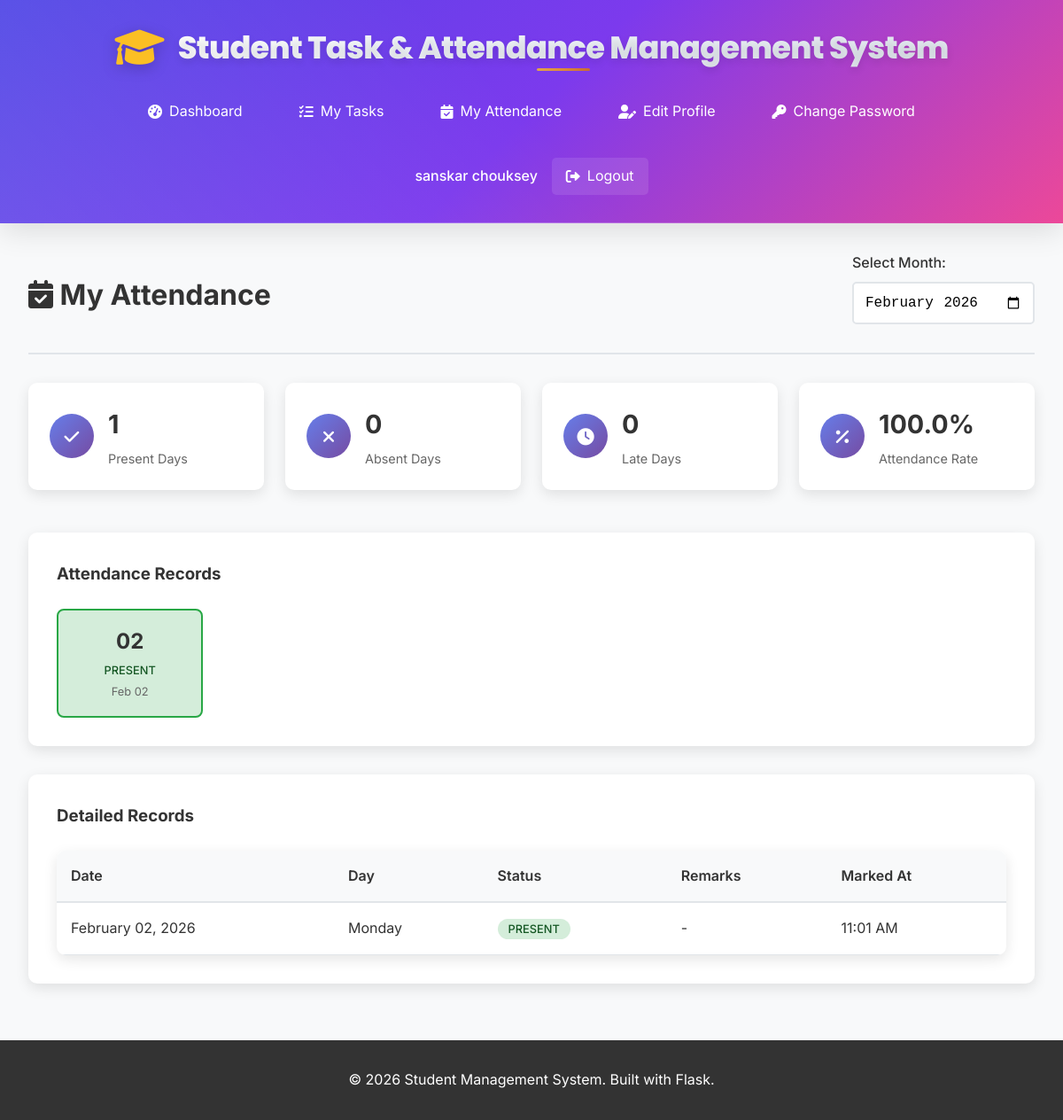
/student/attendance (signed in), run on the app's committed database.
### models.py (models this page shows, shortened)
class User(UserMixin, db.Model):
    id = db.Column(db.Integer, primary_key=True)
    username = db.Column(db.String(80), unique=True, nullable=False)
    email = db.Column(db.String(120), unique=True, nullable=False)
    password_hash = db.Column(db.String(120), nullable=False)
    role = db.Column(db.String(20), nullable=False, default='student')  # 'admin' or 'student'
    full_name = db.Column(db.String(100), nullable=False)
    created_at = db.Column(db.DateTime, default=datetime.utcnow)
    is_active = db.Column(db.Boolean, default=True)
    tasks = db.relationship('Task', backref='assigned_student', lazy=True, foreign_keys='Task.student_id')
    attendance_records = db.relationship('Attendance', backref='student', lazy=True, foreign_keys='Attendance.student_id')
    def is_admin(self):
        return self.role == 'admin'

class Attendance(db.Model):
    id = db.Column(db.Integer, primary_key=True)
    date = db.Column(db.Date, nullable=False)
    status = db.Column(db.String(20), nullable=False)  # 'present', 'absent', 'late'
    remarks = db.Column(db.String(200), nullable=True)
    marked_at = db.Column(db.DateTime, default=datetime.utcnow)
    student_id = db.Column(db.Integer, db.ForeignKey('user.id'), nullable=False)
    marked_by = db.Column(db.Integer, db.ForeignKey('user.id'), nullable=False)
    marker = db.relationship('User', foreign_keys=[marked_by], backref='marked_attendance_records')
    __table_args__ = (db.UniqueConstraint('student_id', 'date', name='unique_student_date'),)

### app.py (the view)
@app.route('/student/attendance')
@login_required
def student_attendance():
    if current_user.is_admin():
        return redirect(url_for('admin_dashboard'))
    month = request.args.get('month', date.today().strftime('%Y-%m'))
    year, month_num = map(int, month.split('-'))
    first_day = date(year, month_num, 1)
    if month_num == 12:
        last_day = date(year + 1, 1, 1) - timedelta(days=1)
    else:
        last_day = date(year, month_num + 1, 1) - timedelta(days=1)
    attendance_records = Attendance.query.filter(
        and_(Attendance.student_id == current_user.id,
             Attendance.date >= first_day,
             Attendance.date <= last_day)
    ).order_by(Attendance.date.desc()).all()
    return render_template('student/attendance.html',
                         attendance_records=attendance_records,
                         selected_month=month)

### app.py (called while the page is built)
@app.context_processor
def inject_date():
    return {'date': date}

### templates/student/attendance.html (shortened to what this page needs)
{% extends "base.html" %}
{% block content %}
<div class="page-container">
    <div class="page-header">
        <h1><i class="fas fa-calendar-check"></i> My Attendance</h1>
        <div class="month-filter">
            <form method="GET" class="filter-form">
                <div class="form-group">
                    <label for="month" class="form-label">Select Month:</label>
                    <input type="month" id="month" name="month" value="{{ selected_month }}"
                           class="form-input" onchange="this.form.submit()">
                </div>
            </form>
        </div>
    </div>
    {% if attendance_records %}
        <div class="attendance-overview">
            {% set present_count = attendance_records | selectattr('status', 'equalto', 'present') | list | length %}
            {% set absent_count = attendance_records | selectattr('status', 'equalto', 'absent') | list | length %}
            {% set late_count = attendance_records | selectattr('status', 'equalto', 'late') | list | length %}
            {% set total_days = attendance_records | length %}
            {% set attendance_percentage = (present_count / total_days * 100) if total_days > 0 else 0 %}
            <div class="overview-stats">
                <div class="stat-card">
                    <div class="stat-icon present">
                        <i class="fas fa-check"></i>
                    </div>
                    <div class="stat-content">
                        <h3>{{ present_count }}</h3>
                        <p>Present Days</p>
                    </div>
                </div>
                <div class="stat-card">
                    <div class="stat-icon absent">
                        <i class="fas fa-times"></i>
                    </div>
                    <div class="stat-content">
                        <h3>{{ absent_count }}</h3>
                        <p>Absent Days</p>
                    </div>
                </div>
                <div class="stat-card">
                    <div class="stat-icon late">
                        <i class="fas fa-clock"></i>
                    </div>
                    <div class="stat-content">
                        <h3>{{ late_count }}</h3>
                        <p>Late Days</p>
                    </div>
                </div>
                <div class="stat-card">
                    <div class="stat-icon percentage">
                        <i class="fas fa-percentage"></i>
                    </div>
                    <div class="stat-content">
                        <h3>{{ "%.1f"|format(attendance_percentage) }}%</h3>
                        <p>Attendance Rate</p>
                    </div>
                </div>
            </div>
        </div>
        <div class="attendance-calendar">
            <h3>Attendance Records</h3>
            <div class="calendar-grid">
                {% for record in attendance_records %}
                    <div class="calendar-day status-{{ record.status }}">
                        <div class="day-number">{{ record.date.strftime('%d') }}</div>
                        <div class="day-status">{{ record.status.title() }}</div>
                        <div class="day-date">{{ record.date.strftime('%b %d') }}</div>
                    </div>
                {% endfor %}
            </div>
        </div>
        <div class="attendance-table">
            <h3>Detailed Records</h3>
            <div class="table-container">
                <table class="data-table">
                    <thead>
                        <tr>
                            <th>Date</th>
                            <th>Day</th>
                            <th>Status</th>
                            <th>Remarks</th>
                            <th>Marked At</th>
                        </tr>
                    </thead>
                    <tbody>
                        {% for record in attendance_records %}
                            <tr>
                                <td>{{ record.date.strftime('%B %d, %Y') }}</td>
                                <td>{{ record.date.strftime('%A') }}</td>
                                <td>
                                    <span class="attendance-status status-{{ record.status }}">
                                        {{ record.status.title() }}
                                    </span>
                                </td>
                                <td>{{ record.remarks or '-' }}</td>
                                <td>{{ record.marked_at.strftime('%I:%M %p') }}</td>
                            </tr>
                        {% endfor %}
                    </tbody>
                </table>
            </div>
        </div>
    {% else %}
        <div class="empty-state">
            <i class="fas fa-calendar-times"></i>
            <h3>No Attendance Records</h3>
            <p>No attendance records found for the selected month.</p>
        </div>
    {% endif %}
</div>
{% endblock %}

### templates/base.html (shortened to what this page needs)
<!DOCTYPE html>
<html lang="en">
<head>
    <link rel="stylesheet" href="{{ url_for('static', filename='css/style.css') }}">
    <link href="https://cdnjs.cloudflare.com/ajax/libs/font-awesome/6.0.0/css/all.min.css" rel="stylesheet">
</head>
<body>
    <nav class="navbar">
        <div class="nav-container">
            <div class="nav-brand">
                <i class="fas fa-graduation-cap"></i>
                <span>Student Task & Attendance Management System</span>
            </div>
            {% if current_user.is_authenticated %}
            <div class="nav-menu">
                {% if current_user.is_admin() %}
                    <a href="{{ url_for('admin_dashboard') }}" class="nav-link">
                        <i class="fas fa-tachometer-alt"></i> Dashboard
                    </a>
                    <a href="{{ url_for('admin_students') }}" class="nav-link">
                        <i class="fas fa-users"></i> Students
                    </a>
                    <a href="{{ url_for('admin_tasks') }}" class="nav-link">
                        <i class="fas fa-tasks"></i> Tasks
                    </a>
                    <a href="{{ url_for('admin_attendance') }}" class="nav-link">
                        <i class="fas fa-calendar-check"></i> Attendance
                    </a>
                    <a href="{{ url_for('admin_edit_profile') }}" class="nav-link">
                        <i class="fas fa-user-edit"></i> Edit Profile
                    </a>
                    <a href="{{ url_for('admin_change_password') }}" class="nav-link">
                        <i class="fas fa-key"></i> Change Password
                    </a>
                {% else %}
                    <a href="{{ url_for('student_dashboard') }}" class="nav-link">
                        <i class="fas fa-tachometer-alt"></i> Dashboard
                    </a>
                    <a href="{{ url_for('student_tasks') }}" class="nav-link">
                        <i class="fas fa-tasks"></i> My Tasks
                    </a>
                    <a href="{{ url_for('student_attendance') }}" class="nav-link">
                        <i class="fas fa-calendar-check"></i> My Attendance
                    </a>
                    <a href="{{ url_for('edit_profile') }}" class="nav-link">
                        <i class="fas fa-user-edit"></i> Edit Profile
                    </a>
                    <a href="{{ url_for('change_password') }}" class="nav-link">
                        <i class="fas fa-key"></i> Change Password
                    </a>
                {% endif %}
                <div class="nav-user">
                    <span class="user-name">{{ current_user.full_name }}</span>
                    <a href="{{ url_for('logout') }}" class="nav-link logout">
                        <i class="fas fa-sign-out-alt"></i> Logout
                    </a>
                </div>
            </div>
            {% endif %}
        </div>
    </nav>
    <main class="main-content">
        {% block content %}{% endblock %}
    </main>
    <footer class="footer">
        <div class="footer-content">
            <p>&copy; 2026 Student Management System. Built with Flask.</p>
        </div>
    </footer>
</body>
</html>

### static/css/style.css (style rules this page uses)
* { margin: 0; padding: 0; box-sizing: border-box; }
body { font-family: 'Inter', -apple-system, BlinkMacSystemFont, 'Segoe UI', Roboto, Oxygen, Ubuntu, Cantarell, sans-serif; line-height: 1.6; color: #333; background-color: #f8f9fa; min-height: 100vh; display: flex; flex-direction: column; }
.navbar { background: linear-gradient(135deg, #4f46e5 0%, #7c3aed 50%, #ec4899 100%); color: white; padding: 2rem 0; box-shadow: 0 8px 32px rgba(0,0,0,0.12); position: relative; overflow: hidden; }
.navbar::before { content: ''; position: absolute; top: 0; left: 0; right: 0; bottom: 0; background: linear-gradient(45deg, rgba(255,255,255,0.1) 0%, transparent 50%); pointer-events: none; }
.navbar::after { content: ''; position: absolute; bottom: 0; left: 0; right: 0; height: 1px; background: linear-gradient(90deg, transparent 0%, rgba(255,255,255,0.3) 50%, transparent 100%); }
.nav-container { max-width: 1200px; margin: 0 auto; padding: 0 2rem; display: flex; flex-direction: column; align-items: center; gap: 1rem; }
.nav-brand { display: flex; align-items: center; justify-content: center; font-family: 'Poppins', sans-serif; font-size: 2.2rem; font-weight: 800; text-align: center; letter-spacing: -0.02em; position: relative; z-index: 1; margin-bottom: 0.75rem; line-height: 1.2; }
.nav-brand span { background: linear-gradient(135deg, #ffffff 0%, #f1f5f9 30%, #e2e8f0 100%); -webkit-background-clip: text; -webkit-text-fill-color: transparent; background-clip: text; text-shadow: 0 4px 8px rgba(0,0,0,0.1); position: relative; }
.nav-brand span::after { content: ''; position: absolute; bottom: -4px; left: 50%; transform: translateX(-50%); width: 60px; height: 3px; background: linear-gradient(90deg, #fbbf24, #f59e0b, #d97706); border-radius: 2px; opacity: 0.8; }
.nav-brand i { margin-right: 1rem; font-size: 2.8rem; color: #fbbf24; filter: drop-shadow(0 4px 8px rgba(0,0,0,0.2)); animation: pulse 2s ease-in-out infinite alternate; }
.nav-menu { display: flex; align-items: center; gap: 2rem; flex-wrap: wrap; justify-content: center; }
.nav-link { color: white; text-decoration: none; padding: 0.5rem 1rem; border-radius: 5px; transition: background-color 0.3s; display: flex; align-items: center; gap: 0.5rem; }
.nav-user { display: flex; align-items: center; gap: 1rem; }
.user-name { font-weight: 500; }
.logout { background-color: rgba(255,255,255,0.1); }
.main-content { flex: 1; max-width: 1200px; margin: 0 auto; padding: 2rem; width: 100%; }
.form-group { flex: 1; margin-bottom: 1rem; }
.form-label { display: block; margin-bottom: 0.5rem; font-weight: 500; color: #333; }
.form-input, .form-select { width: 100%; padding: 0.75rem; border: 2px solid #e1e5e9; border-radius: 5px; font-size: 1rem; transition: border-color 0.3s; }
.stat-card { background: white; padding: 2rem; border-radius: 10px; box-shadow: 0 5px 15px rgba(0,0,0,0.1); display: flex; align-items: center; gap: 1rem; transition: transform 0.3s; }
.stat-icon { width: 60px; height: 60px; border-radius: 50%; background: linear-gradient(135deg, #667eea 0%, #764ba2 100%); display: flex; align-items: center; justify-content: center; color: white; font-size: 1.5rem; }
.stat-content h3 { font-size: 2rem; color: #333; margin-bottom: 0.25rem; }
.stat-content p { color: #666; font-size: 0.9rem; }
.task-status, .attendance-status { padding: 0.25rem 0.75rem; border-radius: 20px; font-size: 0.8rem; font-weight: 500; text-transform: uppercase; }
.status-present { background-color: #d4edda; color: #155724; }
.table-container { background: white; border-radius: 10px; box-shadow: 0 5px 15px rgba(0,0,0,0.1); overflow: hidden; }
.data-table { width: 100%; border-collapse: collapse; }
.data-table th { background-color: #f8f9fa; padding: 1rem; text-align: left; font-weight: 600; color: #333; border-bottom: 2px solid #e1e5e9; }
.data-table td { padding: 1rem; border-bottom: 1px solid #e1e5e9; }
.page-container { max-width: 1200px; margin: 0 auto; }
.page-header { display: flex; justify-content: space-between; align-items: center; margin-bottom: 2rem; padding-bottom: 1rem; border-bottom: 2px solid #e1e5e9; }
.page-header h1 { color: #333; }
.footer { background-color: #333; color: white; text-align: center; padding: 2rem 0; margin-top: auto; }
.footer-content { max-width: 1200px; margin: 0 auto; padding: 0 2rem; }

### data on the page
User: full_name "sanskar chouksey"
Attendance: date "02", status "PRESENT", date "Feb 02", date "February 02, 2026", date "Monday", remarks "-", marked_at "11:01 AM"

### other printed values
{{ present_count }} "1"
{{ absent_count }} "0"
{{ late_count }} "0"
{{ "%.1f"|format(attendance_percentage) }} "100.0"
